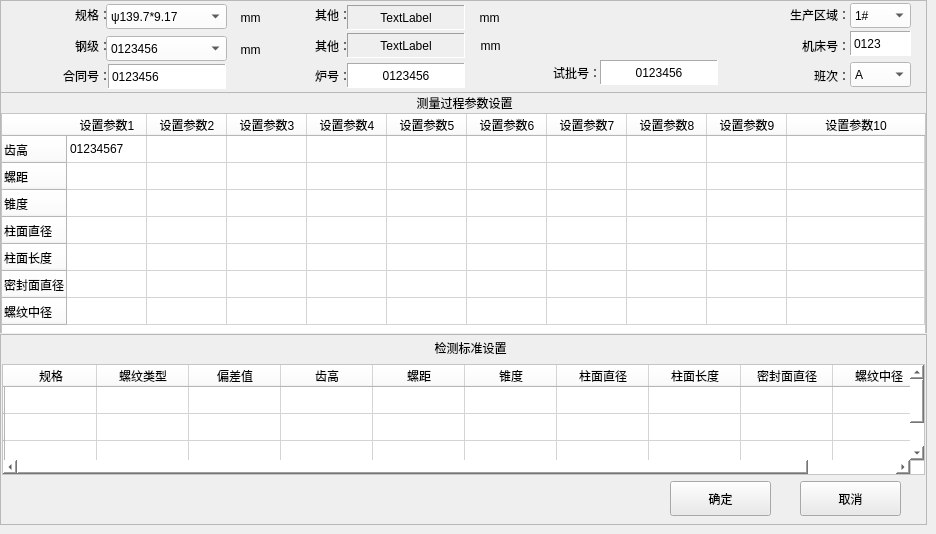
    <widget class="QWidget" name="setting_page">
     <widget class="QFrame" name="frame_8">
      <property name="geometry">
       <rect>
        <x>0</x>
        <y>0</y>
        <width>927</width>
        <height>93</height>
       </rect>
      </property>
      <property name="frameShape">
       <enum>QFrame::StyledPanel</enum>
      </property>
      <property name="frameShadow">
       <enum>QFrame::Plain</enum>
      </property>
      <widget class="QSplitter" name="splitter_18">
       <property name="geometry">
        <rect>
         <x>20</x>
         <y>0</y>
         <width>91</width>
         <height>91</height>
        </rect>
       </property>
       <property name="orientation">
        <enum>Qt::Vertical</enum>
       </property>
       <property name="handleWidth">
        <number>1</number>
       </property>
       <widget class="QLabel" name="label_77">
        <property name="styleSheet">
         <string notr="true">font: 12pt &quot;黑体&quot;;</string>
        </property>
        <property name="text">
         <string>规格：</string>
        </property>
        <property name="alignment">
         <set>Qt::AlignRight|Qt::AlignTrailing|Qt::AlignVCenter</set>
        </property>
       </widget>
       <widget class="QLabel" name="label_78">
        <property name="styleSheet">
         <string notr="true">font: 12pt &quot;黑体&quot;;</string>
        </property>
        <property name="text">
         <string>钢级：</string>
        </property>
        <property name="alignment">
         <set>Qt::AlignRight|Qt::AlignTrailing|Qt::AlignVCenter</set>
        </property>
       </widget>
       <widget class="QLabel" name="label_79">
        <property name="styleSheet">
         <string notr="true">font: 12pt &quot;黑体&quot;;</string>
        </property>
        <property name="text">
         <string>合同号：</string>
        </property>
        <property name="alignment">
         <set>Qt::AlignRight|Qt::AlignTrailing|Qt::AlignVCenter</set>
        </property>
       </widget>
      </widget>
      <widget class="QComboBox" name="comboBox">
       <property name="geometry">
        <rect>
         <x>106</x>
         <y>4</y>
         <width>121</width>
         <height>25</height>
        </rect>
       </property>
       <property name="styleSheet">
        <string notr="true">background-color: rgb(255, 255, 255);
font: 10pt &quot;Times New Roman&quot;;</string>
       </property>
       <item>
        <property name="text">
         <string>ψ139.7*9.17</string>
        </property>
       </item>
      </widget>
      <widget class="QComboBox" name="comboBox_2">
       <property name="geometry">
        <rect>
         <x>106</x>
         <y>36</y>
         <width>121</width>
         <height>25</height>
        </rect>
       </property>
       <property name="styleSheet">
        <string notr="true">background-color: rgb(255, 255, 255);
font: 10pt &quot;Times New Roman&quot;;</string>
       </property>
       <item>
        <property name="text">
         <string>0123456</string>
        </property>
       </item>
      </widget>
      <widget class="QLabel" name="label_80">
       <property name="geometry">
        <rect>
         <x>108</x>
         <y>64</y>
         <width>118</width>
         <height>25</height>
        </rect>
       </property>
       <property name="styleSheet">
        <string notr="true">background-color: rgb(255, 255, 255);
font: 11pt &quot;Times New Roman&quot;;</string>
       </property>
       <property name="frameShape">
        <enum>QFrame::Panel</enum>
       </property>
       <property name="frameShadow">
        <enum>QFrame::Sunken</enum>
       </property>
       <property name="text">
        <string>0123456</string>
       </property>
       <property name="alignment">
        <set>Qt::AlignLeading|Qt::AlignLeft|Qt::AlignVCenter</set>
       </property>
      </widget>
      <widget class="QSplitter" name="splitter_19">
       <property name="geometry">
        <rect>
         <x>280</x>
         <y>0</y>
         <width>71</width>
         <height>91</height>
        </rect>
       </property>
       <property name="orientation">
        <enum>Qt::Vertical</enum>
       </property>
       <property name="handleWidth">
        <number>1</number>
       </property>
       <widget class="QLabel" name="label_81">
        <property name="styleSheet">
         <string notr="true">font: 12pt &quot;黑体&quot;;</string>
        </property>
        <property name="text">
         <string>其他：</string>
        </property>
        <property name="alignment">
         <set>Qt::AlignRight|Qt::AlignTrailing|Qt::AlignVCenter</set>
        </property>
       </widget>
       <widget class="QLabel" name="label_82">
        <property name="styleSheet">
         <string notr="true">font: 12pt &quot;黑体&quot;;</string>
        </property>
        <property name="text">
         <string>其他：</string>
        </property>
        <property name="alignment">
         <set>Qt::AlignRight|Qt::AlignTrailing|Qt::AlignVCenter</set>
        </property>
       </widget>
       <widget class="QLabel" name="label_83">
        <property name="styleSheet">
         <string notr="true">font: 12pt &quot;黑体&quot;;</string>
        </property>
        <property name="text">
         <string>炉号：</string>
        </property>
        <property name="alignment">
         <set>Qt::AlignRight|Qt::AlignTrailing|Qt::AlignVCenter</set>
        </property>
       </widget>
      </widget>
      <widget class="QLabel" name="label_84">
       <property name="geometry">
        <rect>
         <x>347</x>
         <y>5</y>
         <width>118</width>
         <height>25</height>
        </rect>
       </property>
       <property name="styleSheet">
        <string notr="true">
font: 9pt &quot;Times New Roman&quot;;</string>
       </property>
       <property name="frameShape">
        <enum>QFrame::Panel</enum>
       </property>
       <property name="frameShadow">
        <enum>QFrame::Sunken</enum>
       </property>
       <property name="text">
        <string>TextLabel</string>
       </property>
       <property name="alignment">
        <set>Qt::AlignCenter</set>
       </property>
      </widget>
      <widget class="QLabel" name="label_85">
       <property name="geometry">
        <rect>
         <x>347</x>
         <y>33</y>
         <width>118</width>
         <height>25</height>
        </rect>
       </property>
       <property name="styleSheet">
        <string notr="true">
font: 9pt &quot;Times New Roman&quot;;</string>
       </property>
       <property name="frameShape">
        <enum>QFrame::Panel</enum>
       </property>
       <property name="frameShadow">
        <enum>QFrame::Sunken</enum>
       </property>
       <property name="text">
        <string>TextLabel</string>
       </property>
       <property name="alignment">
        <set>Qt::AlignCenter</set>
       </property>
      </widget>
      <widget class="QLabel" name="label_86">
       <property name="geometry">
        <rect>
         <x>347</x>
         <y>63</y>
         <width>118</width>
         <height>25</height>
        </rect>
       </property>
       <property name="styleSheet">
        <string notr="true">background-color: rgb(255, 255, 255);
font: 10pt &quot;Times New Roman&quot;;</string>
       </property>
       <property name="frameShape">
        <enum>QFrame::Panel</enum>
       </property>
       <property name="frameShadow">
        <enum>QFrame::Sunken</enum>
       </property>
       <property name="text">
        <string>0123456</string>
       </property>
       <property name="alignment">
        <set>Qt::AlignCenter</set>
       </property>
      </widget>
      <widget class="QLabel" name="label_87">
       <property name="geometry">
        <rect>
         <x>469</x>
         <y>5</y>
         <width>41</width>
         <height>25</height>
        </rect>
       </property>
       <property name="styleSheet">
        <string notr="true">
font: 9pt &quot;Times New Roman&quot;;</string>
       </property>
       <property name="text">
        <string>mm</string>
       </property>
       <property name="alignment">
        <set>Qt::AlignCenter</set>
       </property>
      </widget>
      <widget class="QLabel" name="label_88">
       <property name="geometry">
        <rect>
         <x>470</x>
         <y>33</y>
         <width>41</width>
         <height>25</height>
        </rect>
       </property>
       <property name="styleSheet">
        <string notr="true">
font: 9pt &quot;Times New Roman&quot;;</string>
       </property>
       <property name="text">
        <string>mm</string>
       </property>
       <property name="alignment">
        <set>Qt::AlignCenter</set>
       </property>
      </widget>
      <widget class="QLabel" name="label_89">
       <property name="geometry">
        <rect>
         <x>230</x>
         <y>5</y>
         <width>41</width>
         <height>25</height>
        </rect>
       </property>
       <property name="styleSheet">
        <string notr="true">
font: 9pt &quot;Times New Roman&quot;;</string>
       </property>
       <property name="text">
        <string>mm</string>
       </property>
       <property name="alignment">
        <set>Qt::AlignCenter</set>
       </property>
      </widget>
      <widget class="QLabel" name="label_90">
       <property name="geometry">
        <rect>
         <x>230</x>
         <y>37</y>
         <width>41</width>
         <height>25</height>
        </rect>
       </property>
       <property name="styleSheet">
        <string notr="true">
font: 9pt &quot;Times New Roman&quot;;</string>
       </property>
       <property name="text">
        <string>mm</string>
       </property>
       <property name="alignment">
        <set>Qt::AlignCenter</set>
       </property>
      </widget>
      <widget class="QLabel" name="label_91">
       <property name="geometry">
        <rect>
         <x>510</x>
         <y>58</y>
         <width>91</width>
         <height>30</height>
        </rect>
       </property>
       <property name="styleSheet">
        <string notr="true">font: 12pt &quot;黑体&quot;;</string>
       </property>
       <property name="text">
        <string>试批号：</string>
       </property>
       <property name="alignment">
        <set>Qt::AlignRight|Qt::AlignTrailing|Qt::AlignVCenter</set>
       </property>
      </widget>
      <widget class="QLabel" name="label_92">
       <property name="geometry">
        <rect>
         <x>600</x>
         <y>60</y>
         <width>118</width>
         <height>25</height>
        </rect>
       </property>
       <property name="styleSheet">
        <string notr="true">background-color: rgb(255, 255, 255);
font: 10pt &quot;Times New Roman&quot;;</string>
       </property>
       <property name="frameShape">
        <enum>QFrame::Panel</enum>
       </property>
       <property name="frameShadow">
        <enum>QFrame::Sunken</enum>
       </property>
       <property name="text">
        <string>0123456</string>
       </property>
       <property name="alignment">
        <set>Qt::AlignCenter</set>
       </property>
      </widget>
      <widget class="QComboBox" name="comboBox_3">
       <property name="geometry">
        <rect>
         <x>850</x>
         <y>3</y>
         <width>61</width>
         <height>25</height>
        </rect>
       </property>
       <property name="styleSheet">
        <string notr="true">background-color: rgb(255, 255, 255);
font: 10pt &quot;Times New Roman&quot;;</string>
       </property>
       <item>
        <property name="text">
         <string>1#</string>
        </property>
       </item>
      </widget>
      <widget class="QLabel" name="label_93">
       <property name="geometry">
        <rect>
         <x>850</x>
         <y>31</y>
         <width>61</width>
         <height>25</height>
        </rect>
       </property>
       <property name="styleSheet">
        <string notr="true">background-color: rgb(255, 255, 255);
font: 11pt &quot;Times New Roman&quot;;</string>
       </property>
       <property name="frameShape">
        <enum>QFrame::Panel</enum>
       </property>
       <property name="frameShadow">
        <enum>QFrame::Sunken</enum>
       </property>
       <property name="text">
        <string>0123</string>
       </property>
       <property name="alignment">
        <set>Qt::AlignLeading|Qt::AlignLeft|Qt::AlignVCenter</set>
       </property>
      </widget>
      <widget class="QComboBox" name="comboBox_4">
       <property name="geometry">
        <rect>
         <x>850</x>
         <y>62</y>
         <width>61</width>
         <height>25</height>
        </rect>
       </property>
       <property name="styleSheet">
        <string notr="true">background-color: rgb(255, 255, 255);
font: 10pt &quot;Times New Roman&quot;;</string>
       </property>
       <item>
        <property name="text">
         <string>A</string>
        </property>
       </item>
      </widget>
      <widget class="QSplitter" name="splitter_20">
       <property name="geometry">
        <rect>
         <x>750</x>
         <y>0</y>
         <width>100</width>
         <height>91</height>
        </rect>
       </property>
       <property name="orientation">
        <enum>Qt::Vertical</enum>
       </property>
       <property name="handleWidth">
        <number>1</number>
       </property>
       <widget class="QLabel" name="label_94">
        <property name="styleSheet">
         <string notr="true">font: 12pt &quot;黑体&quot;;</string>
        </property>
        <property name="text">
         <string>生产区域：</string>
        </property>
        <property name="alignment">
         <set>Qt::AlignRight|Qt::AlignTrailing|Qt::AlignVCenter</set>
        </property>
       </widget>
       <widget class="QLabel" name="label_95">
        <property name="styleSheet">
         <string notr="true">font: 12pt &quot;黑体&quot;;</string>
        </property>
        <property name="text">
         <string>机床号：</string>
        </property>
        <property name="alignment">
         <set>Qt::AlignRight|Qt::AlignTrailing|Qt::AlignVCenter</set>
        </property>
       </widget>
       <widget class="QLabel" name="label_96">
        <property name="styleSheet">
         <string notr="true">font: 12pt &quot;黑体&quot;;</string>
        </property>
        <property name="text">
         <string>班次：</string>
        </property>
        <property name="alignment">
         <set>Qt::AlignRight|Qt::AlignTrailing|Qt::AlignVCenter</set>
        </property>
       </widget>
      </widget>
     </widget>
     <widget class="QFrame" name="frame_9">
      <property name="geometry">
       <rect>
        <x>0</x>
        <y>92</y>
        <width>927</width>
        <height>241</height>
       </rect>
      </property>
      <property name="frameShape">
       <enum>QFrame::StyledPanel</enum>
      </property>
      <property name="frameShadow">
       <enum>QFrame::Plain</enum>
      </property>
      <widget class="QLabel" name="label_97">
       <property name="geometry">
        <rect>
         <x>344</x>
         <y>3</y>
         <width>241</width>
         <height>16</height>
        </rect>
       </property>
       <property name="styleSheet">
        <string notr="true">font: 11pt &quot;黑体&quot;;</string>
       </property>
       <property name="text">
        <string>测量过程参数设置</string>
       </property>
       <property name="alignment">
        <set>Qt::AlignCenter</set>
       </property>
      </widget>
      <widget class="QTableWidget" name="tableWidget_2">
       <property name="geometry">
        <rect>
         <x>1</x>
         <y>21</y>
         <width>925</width>
         <height>221</height>
        </rect>
       </property>
       <property name="styleSheet">
        <string notr="true">font: 9pt &quot;Times New Roman&quot;;
background-color: rgb(255, 255, 255);</string>
       </property>
       <attribute name="horizontalHeaderDefaultSectionSize">
        <number>80</number>
       </attribute>
       <attribute name="horizontalHeaderStretchLastSection">
        <bool>true</bool>
       </attribute>
       <attribute name="verticalHeaderDefaultSectionSize">
        <number>27</number>
       </attribute>
       <attribute name="verticalHeaderMinimumSectionSize">
        <number>27</number>
       </attribute>
       <row>
        <property name="text">
         <string>齿高</string>
        </property>
        <property name="font">
         <font>
          <pointsize>9</pointsize>
         </font>
        </property>
       </row>
       <row>
        <property name="text">
         <string>螺距</string>
        </property>
       </row>
       <row>
        <property name="text">
         <string>锥度</string>
        </property>
       </row>
       <row>
        <property name="text">
         <string>柱面直径</string>
        </property>
       </row>
       <row>
        <property name="text">
         <string>柱面长度</string>
        </property>
       </row>
       <row>
        <property name="text">
         <string>密封面直径</string>
        </property>
       </row>
       <row>
        <property name="text">
         <string>螺纹中径</string>
        </property>
       </row>
       <column>
        <property name="text">
         <string>设置参数1</string>
        </property>
       </column>
       <column>
        <property name="text">
         <string>设置参数2</string>
        </property>
       </column>
       <column>
        <property name="text">
         <string>设置参数3</string>
        </property>
       </column>
       <column>
        <property name="text">
         <string>设置参数4</string>
        </property>
       </column>
       <column>
        <property name="text">
         <string>设置参数5</string>
        </property>
       </column>
       <column>
        <property name="text">
         <string>设置参数6</string>
        </property>
       </column>
       <column>
        <property name="text">
         <string>设置参数7</string>
        </property>
       </column>
       <column>
        <property name="text">
         <string>设置参数8</string>
        </property>
       </column>
       <column>
        <property name="text">
         <string>设置参数9</string>
        </property>
       </column>
       <column>
        <property name="text">
         <string>设置参数10</string>
        </property>
       </column>
       <item row="0" column="0">
        <property name="text">
         <string>01234567</string>
        </property>
       </item>
      </widget>
     </widget>
     <widget class="QFrame" name="frame_10">
      <property name="geometry">
       <rect>
        <x>0</x>
        <y>334</y>
        <width>927</width>
        <height>191</height>
       </rect>
      </property>
      <property name="frameShape">
       <enum>QFrame::StyledPanel</enum>
      </property>
      <property name="frameShadow">
       <enum>QFrame::Plain</enum>
      </property>
      <widget class="QLabel" name="label_98">
       <property name="geometry">
        <rect>
         <x>350</x>
         <y>6</y>
         <width>241</width>
         <height>16</height>
        </rect>
       </property>
       <property name="styleSheet">
        <string notr="true">font: 11pt &quot;黑体&quot;;</string>
       </property>
       <property name="text">
        <string>检测标准设置</string>
       </property>
       <property name="alignment">
        <set>Qt::AlignCenter</set>
       </property>
      </widget>
      <widget class="QTableWidget" name="tableWidget_3">
       <property name="geometry">
        <rect>
         <x>2</x>
         <y>30</y>
         <width>923</width>
         <height>111</height>
        </rect>
       </property>
       <property name="styleSheet">
        <string notr="true">font: 9pt &quot;Times New Roman&quot;;
background-color: rgb(255, 255, 255);</string>
       </property>
       <attribute name="horizontalHeaderDefaultSectionSize">
        <number>92</number>
       </attribute>
       <attribute name="verticalHeaderDefaultSectionSize">
        <number>27</number>
       </attribute>
       <row>
        <property name="text">
         <string/>
        </property>
       </row>
       <row>
        <property name="text">
         <string/>
        </property>
       </row>
       <row>
        <property name="text">
         <string/>
        </property>
       </row>
       <column>
        <property name="text">
         <string>规格</string>
        </property>
       </column>
       <column>
        <property name="text">
         <string>螺纹类型</string>
        </property>
       </column>
       <column>
        <property name="text">
         <string>偏差值</string>
        </property>
       </column>
       <column>
        <property name="text">
         <string>齿高</string>
        </property>
       </column>
       <column>
        <property name="text">
         <string>螺距</string>
        </property>
       </column>
       <column>
        <property name="text">
         <string>锥度</string>
        </property>
       </column>
       <column>
        <property name="text">
         <string>柱面直径</string>
        </property>
       </column>
       <column>
        <property name="text">
         <string>柱面长度</string>
        </property>
       </column>
       <column>
        <property name="text">
         <string>密封面直径</string>
        </property>
       </column>
       <column>
        <property name="text">
         <string>螺纹中径</string>
        </property>
       </column>
      </widget>
      <widget class="QPushButton" name="pushButton_14">
       <property name="geometry">
        <rect>
         <x>670</x>
         <y>147</y>
         <width>101</width>
         <height>35</height>
        </rect>
       </property>
       <property name="styleSheet">
        <string notr="true">font: 10pt &quot;宋体&quot;;
background-color: rgb(234, 234, 234);</string>
       </property>
       <property name="text">
        <string>确定</string>
       </property>
      </widget>
      <widget class="QPushButton" name="pushButton_19">
       <property name="geometry">
        <rect>
         <x>800</x>
         <y>147</y>
         <width>101</width>
         <height>35</height>
        </rect>
       </property>
       <property name="styleSheet">
        <string notr="true">font: 10pt &quot;宋体&quot;;
background-color: rgb(234, 234, 234);</string>
       </property>
       <property name="text">
        <string>取消</string>
       </property>
      </widget>
     </widget>
    </widget>
